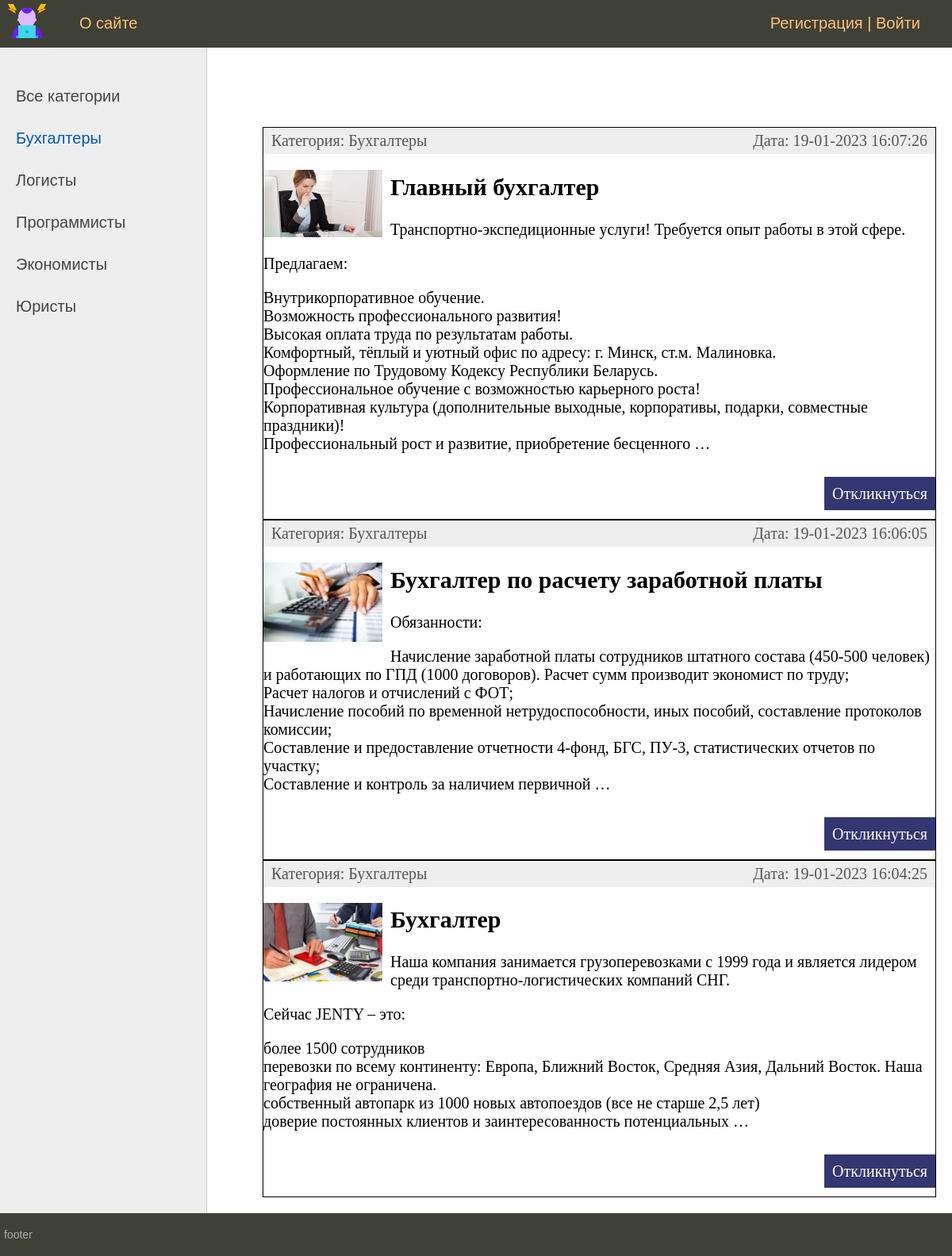
/category/buhgaltery/, run on the app's committed database.
### vacancy/models.py (models this page shows, shortened)
class Category(models.Model):
    name = models.CharField(max_length=100, db_index=True, verbose_name='Категория')
    slug = models.SlugField(max_length=255, unique=True, db_index=True, verbose_name='URL')
    def __str__(self):
        return self.name
    def get_absolute_url(self):
        return reverse('category', kwargs={'cat_slug': self.slug})
    class Meta:
        verbose_name = 'категорию'
        verbose_name_plural = 'Категории'
        ordering = ['id', 'name']

class Vacancy(models.Model):
    title = models.CharField(max_length=255, verbose_name='Заголовок')
    slug = models.SlugField(max_length=255, unique=True, db_index=True, verbose_name='URL')
    content = models.TextField(blank=True, verbose_name='Содержание')
    photo = models.ImageField(upload_to="photo/%Y/%m/%d/", verbose_name='Фотография')
    work_experience = models.TextField(blank=True, verbose_name='Опыт работы')
    employer = models.TextField(blank=True, verbose_name='Работодатель')
    time_create = models.DateTimeField(auto_now_add=True, verbose_name='Время создания')
    cat = models.ForeignKey('Category', on_delete=models.PROTECT, verbose_name='Категория')
    def get_absolute_url(self):
        return reverse('vacancy', kwargs={'vacancy_slug': self.slug})
    class Meta:
        verbose_name = 'вакансию'
        verbose_name_plural = 'Вакансии'
        ordering = ['-time_create', 'title']

### vacancy/views.py (the view)
# urls.py: path('category/<slug:cat_slug>/', VacancyCategory.as_view(), name='category')
class VacancyCategory(DataMixin, ListView):
    model = Vacancy
    template_name = 'vacancy/index.html'
    context_object_name = 'vacancies'
    allow_empty = False
    def get_queryset(self):
        return Vacancy.objects.filter(cat__slug=self.kwargs['cat_slug'])
    def get_context_data(self, *, object_list=None, **kwargs):
        context = super().get_context_data(**kwargs)
        c_def = self.get_user_context(title='Категория - ' + str(context['vacancies'][0].cat),
                                      cat_selected=context['vacancies'][0].cat_id)
        return dict(list(context.items()) + list(c_def.items()))

### utils.py (called while the page is built)
    def get_user_context(self, **kwargs):
        context = kwargs
        cats = Category.objects.annotate(Count('vacancy'))
        user_menu = menu.copy()
        if not self.request.user.is_authenticated:
            user_menu.pop(1)
        context['menu'] = user_menu
        context['cats'] = cats
        if 'cat_selected' not in context:
            context['cat_selected'] = 0
        return context

### vacancy/templates/vacancy/index.html (shortened to what this page needs)
{% extends 'vacancy/base.html' %}
{% block content %}
<ul class="list-articles">
	{% for v in vacancies %}
			<li><div class="article-panel">
				<p class="first">Категория: {{v.cat}}</p>
				<p class="last">Дата: {{v.time_create|date:"d-m-Y H:i:s"}}</p>
			</div>
	{% if v.photo %}
			<p><img class="img-article-left thumb" src="{{v.photo.url}}"></p>
	{% endif %}
		<h2>{{v.title}}</h2>
	{% autoescape on %}
	{{v.content|linebreaks|truncatewords:50}}
	{% endautoescape %}
			<p class="link-read-post"><a href="{{ v.get_absolute_url }}">Откликнуться</a></p>
			</li>
	{% endfor %}
</ul>
{% endblock %}

### vacancy/templates/vacancy/base.html (shortened to what this page needs)
{% load static %}
{% load vacancy_tags %}
<!DOCTYPE html>
<html>
<head>
	<link type="text/css" href="{% static 'vacancy/css/styles.css' %}" rel="stylesheet" />
</head>
<body>
<table class="table-page" border=0 cellpadding="0" cellspacing="0">
<tr><td valign=top>
{% block mainmenu %}
		<div class="header">
			<ul id="mainmenu" class="mainmenu">
			<li class="logo"><a href="{% url 'home' %}"><div class="logo"></div></a></li>
{% for m in menu %}
			<li><a href="{% url m.url_name %}">{{m.title}}</a></li>
{% endfor %}
				{% if request.user.is_authenticated %}
				<li class="last"> {{user.username}} | <a href="{% url 'logout' %}">Выйти</a></li>
				{% else %}
				<li class="last"><a href="{% url 'register' %}">Регистрация</a> | <a href="{% url 'login' %}">Войти</a></li>
				{% endif %}
			</ul>
		</div>
{% endblock mainmenu %}
<table class="table-content" border=0 cellpadding="0" cellspacing="0">
<tr>
	<td valign="top" class="left-chapters">
	<ul id="leftchapters">
		{% if cat_selected == 0 %}
		<li class="selected">Все категории</li>
{% else %}
		<li><a href="{% url 'home' %}">Все категории</a></li>
{% endif %}
{% for c in cats %}
{% if c.vacancy__count > 0 %}
		{% if c.pk == cat_selected %}
			<li class="selected">{{c.name}}</li>
		{% else %}
			<li><a href="{{ c.get_absolute_url }}">{{c.name}}</a></li>
		{% endif %}
{% endif %}
{% endfor %}
	</ul>
</td>
<td valign="top" class="content">
	<div class="content-text">
{% block content %}
{% endblock %}
</div>
</td></tr></table>
</td></tr>
<tr><td valign=top>
	<div id="footer">
		<p>footer</p>
	</div>
</td></tr></table>
</body>
</html>

### vacancy/static/vacancy/css/styles.css (style rules this page uses)
html, body { font-family: 'Arial'; margin: 0; padding: 0; height: 100%; width: 100%; color: #444; }
a { color: #0059b2; text-decoration: none; }
img { max-width: 600px; height: auto; }
img.img-article-left { max-width: 300px; height: auto; float: left; padding: 0 10px 10px 0; }
img.img-article-left.thumb { max-width: 150px; height: auto; }
p.link-read-post { text-align: right; }
p.link-read-post a { padding: 10px; min-width: 100px; background: #333671; color: #fff; text-decoration: none; }
div.article-panel { background: #eee; padding: 5px 10px 5px 10px; box-sizing: border-box; overflow: hidden; color: #555; }
div.article-panel p.first { margin: 0; float: left; }
div.article-panel p.last { margin: 0; float: right; }
ul.list-articles { list-style: none; margin: 0; padding: 0; }
ul.list-articles li { border-bottom: 1px solid #ccc; border-style: solid; border-color: black; border-width: 1px; }
.table-page { width: 100%; height: 100%; vertical-align: top; }
.table-page tr { height: 100%; }
.header { background: #3F4137; height: 60px; }
.logo { background: url('../img/logo.png') no-repeat 10px 5px; width: 70px; height: 60px; }
ul.mainmenu { list-style: none; margin: 0; padding: 0; height: 60px; color: #fdc073; font-size: 20px; overflow: hidden; }
ul.mainmenu li { float: left; margin: 18px 40px 0 30px; }
ul.mainmenu li.logo { margin: 0; }
ul.mainmenu li.last { float: right; }
ul.mainmenu li a { color: #fdc073; text-decoration: none; }
.table-content { width: 100%; min-height: 100%; height: 100%; }
.left-chapters { margin: 0; background: #eee; border-right: 1px solid #ccc; min-height: 100%; }
.left-chapters ul { width: 230px; min-height: 100%; margin: 0; padding: 20px 10px 10px 20px; list-style: none; font-size: 20px; }
.left-chapters ul li { margin: 30px 0 0 0; color: #999; }
.left-chapters ul li.selected { color: #0059b2; }
.left-chapters ul li a { color: #444; text-decoration: none; }
.content { padding: 40px 20px 20px 40px; width: 100%; box-sizing: border-box; }
.content-text { margin: 60px 0 0 30px; color: #000; font-size: 20px; font-family: Yandex Sans Display Light; }
#footer { box-sizing: border-box; background: #3F4137; padding: 5px; color: #aaa; font-size: 14px; font-family: Verdana, Geneva, Arial, Helvetica; text-align: left; overflow: hidden; }

### data on the page
Category: name "Бухгалтеры"
Category: name "Логисты"
Category: name "Программисты"
Category: name "Экономисты"
Category: name "Юристы"
Vacancy: cat "Бухгалтеры", time_create "19-01-2023 16:07:26", photo (picture), title "Главный бухгалтер", content "Транспортно-экспедиционные услуги! Требуется опыт работы в этой сфере. Предлагаем: Внутрикорпоративное обучение. Возможность профессионального развития! Высокая оплата труда по результатам работы. Комфортный, тёплый и уютный офис по адресу: г. Минск, ст.м. Малиновка. Оформление по Трудовому Кодексу Республики Беларусь. Профессиональное обучение с возможностью карьерного роста! Корпоративная культура (дополнительные выходные, корпоративы, подарки, совместные праздники)! Профессиональный рост и развитие, приобретение бесценного …"
Vacancy: cat "Бухгалтеры", time_create "19-01-2023 16:06:05", photo (picture), title "Бухгалтер по расчету заработной платы", content "Обязанности: Начисление заработной платы сотрудников штатного состава (450-500 человек) и работающих по ГПД (1000 договоров). Расчет сумм производит экономист по труду; Расчет налогов и отчислений с ФОТ; Начисление пособий по временной нетрудоспособности, иных пособий, составление протоколов комиссии; Составление и предоставление отчетности 4-фонд, БГС, ПУ-3, статистических отчетов по участку; Составление и контроль за наличием первичной …"
Vacancy: cat "Бухгалтеры", time_create "19-01-2023 16:04:25", photo (picture), title "Бухгалтер", content "Наша компания занимается грузоперевозками с 1999 года и является лидером среди транспортно-логистических компаний СНГ. Сейчас JENTY – это: более 1500 сотрудников перевозки по всему континенту: Европа, Ближний Восток, Средняя Азия, Дальний Восток. Наша география не ограничена. собственный автопарк из 1000 новых автопоездов (все не старше 2,5 лет) доверие постоянных клиентов и заинтересованность потенциальных …"

### other printed values
{{ m.title }} "О сайте"
